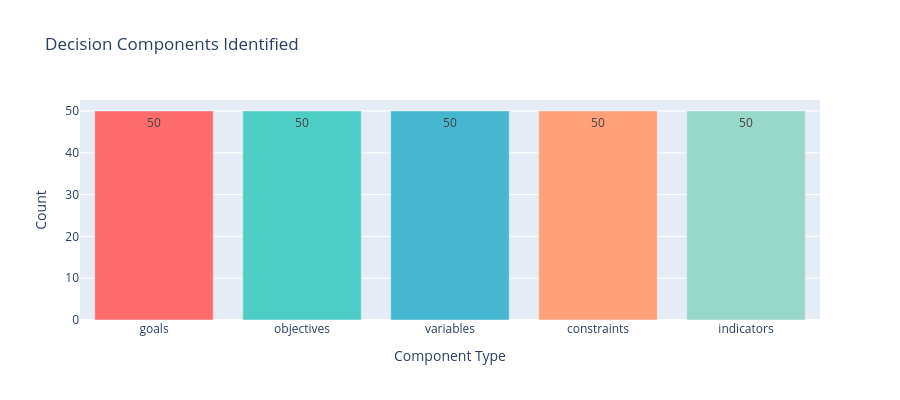

Notebook cell for this chart:
### Markdown cell above
### Compare Decision Component Counts

This bar chart summarizes how many items were found for each decision-component type. It helps you see which parts of the decision framing are well represented in the text.

### Code cell
component_counts_map = sbp.component_counts(decision_components)
component_fig = sbp.plot_component_distribution(component_counts_map)
component_fig.show()

print('✓ Visualization complete!')

### Figure 1 — Plotly figure (JSON) as saved in the notebook; plotly's stock layout.template omitted (floating-point values rounded to 4 significant figures)
{"data": [{"marker": {"color": ["#FF6B6B", "#4ECDC4", "#45B7D1", "#FFA07A", "#98D8C8"]}, "text": ["50", "50", "50", "50", "50"], "textposition": "auto", "type": "bar", "x": ["goals", "objectives", "variables", "constraints", "indicators"], "y": [50, 50, 50, 50, 50]}], "layout": {"height": 400, "title": {"text": "Decision Components Identified"}, "xaxis": {"title": {"text": "Component Type"}}, "yaxis": {"title": {"text": "Count"}}}}
